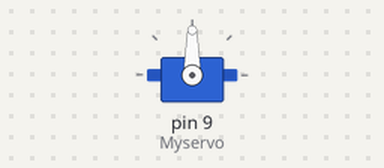
Recording of a sketch running on a simulated Arduino Uno, built with avr-gcc and run on an emulated ATmega328P. Shown: servo.

Above: at 0.05 s.
At 14.95 s:
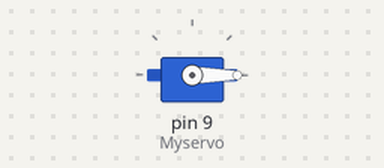
Timing chart, 0 to 19.5 s (numbered marks = the images above):
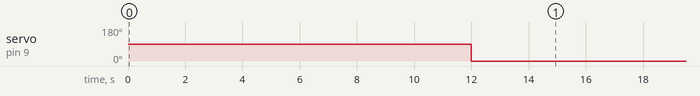

The sketch:

bada_hand.ino
```cpp
#define dirPin1 2
#define stepPin1 3
#define dirPin2 5
#define stepPin2 6
#define dirPin3 7
#define stepPin3 8
#include <AccelStepper.h>
#include<Servo.h>
#define motorInterfaceType 1

// Create a new instance of the AccelStepper class:
AccelStepper stepper1 = AccelStepper(motorInterfaceType, stepPin1, dirPin1);
AccelStepper stepper2 = AccelStepper(motorInterfaceType, stepPin2, dirPin2);
AccelStepper stepper3 = AccelStepper(motorInterfaceType, stepPin3, dirPin3);
Servo Myservo;
void setup() {
  stepper1.setMaxSpeed(100);
  stepper1.setAcceleration(100);
  stepper2.setMaxSpeed(100);
  stepper2.setAcceleration(100);
  stepper3.setMaxSpeed(100);
  stepper3.setAcceleration(100);
  Myservo.attach(9);
}
void loop()
{
void stepperrev_1();
delay(1000);
void stepperoriginal_2();
delay(1000);
void stepperoriginal_3();
delay(1000);
void stepper_1();
delay(1000);
void stepper_2();
delay(1000);
void stepper_3();
delay(1000);
servo();
delay(1000);
void stepperrev_3();
delay(1000);
void stepperrev_2();
delay(1000);
void stepperrev_1();
delay(1000);
stepperleave_2();
delay(1000);
stepperleave_3();
delay(1000);
servorev();
delay(1000);
void stepperoriginal_2();
delay(1000);
void stepperoriginal_3();
delay(1000);
}
void stepper_1()                 //stepper 1 forward
{
  stepper1.moveTo(500);
  stepper1.runToPosition();
}
void stepper_2()                 //stepper 2 forward
{
  stepper2.moveTo(500);
  stepper2.runToPosition();
}
void stepper_3()                 //stepper 3 forward
{
  stepper3.moveTo(500);
  stepper3.runToPosition();
}
void stepperrev_1()                 //stepper 1 backwards
{
  stepper1.moveTo(00);
  stepper1.runToPosition();
}
void stepperrev_2()             //stepper 2 backwards
{
  stepper2.moveTo(00);
  stepper2.runToPosition();
}
void stepperrev_3()                 //stepper 1 backwards
{
  stepper3.moveTo(00);
  stepper3.runToPosition();
}
void servo()                       //servo close
{
  Myservo.write(90);
}
void servorev()                   //servo open
{
  Myservo.write(0);
}
void stepperleave_2()           //stepper 2 drop
{
  stepper2.moveTo(00);
  stepper2.runToPosition();
}
void stepperleave_3()           //stepper 3 drop
{
  stepper3.moveTo(00);
  stepper3.runToPosition();
}
void stepperoriginal_2()           //stepper 3 drop
{
  stepper2.moveTo(00);
  stepper2.runToPosition();
}
void stepperoriginal_3()           //stepper 3 drop
{
  stepper3.moveTo(00);
  stepper3.runToPosition();
}
```

Measured:
- by itself, servo on pin 9 (Myservo): alternates 90° for 6.0 s and 0° for 9.0 s
